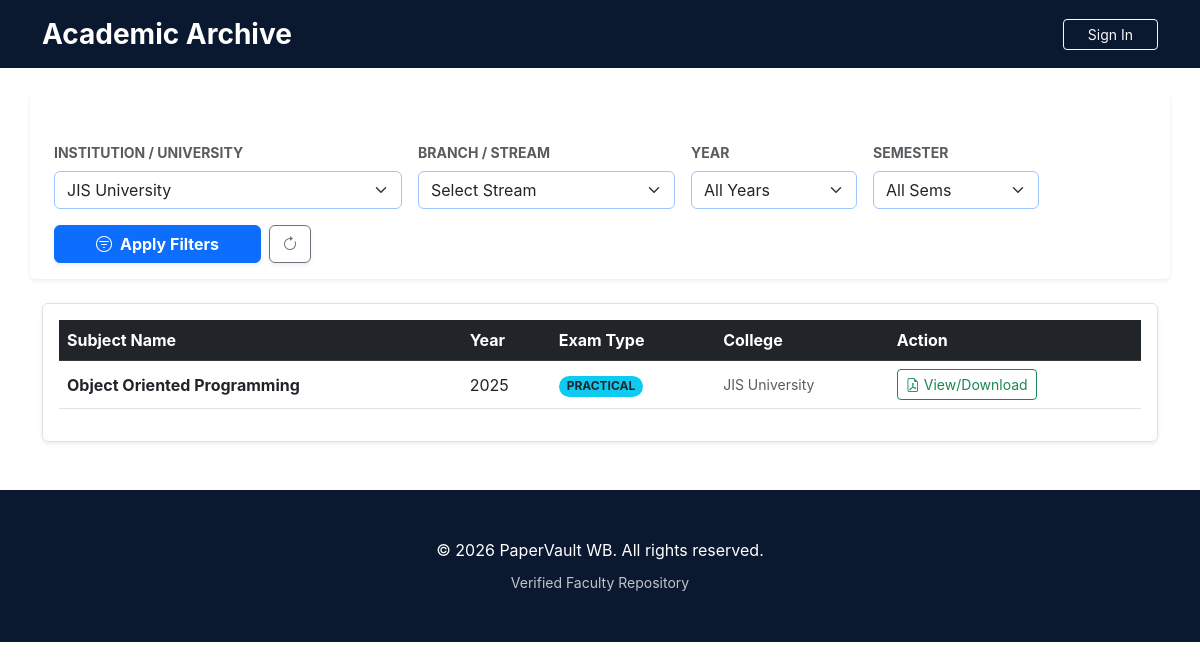
Screenshot of /search/?college=2 with the database file from the repository.
### papers/models.py (models this page shows, shortened)
class Paper(models.Model):
    EXAM_TYPES = [
        ('INTERNAL', 'Internal / CA'),
        ('SEMESTER', 'Semester (End-Sem)'),
        ('PRACTICAL', 'Practical Exam'),
    ]
    title = models.CharField(max_length=200)
    college = models.ForeignKey('colleges.College', on_delete=models.CASCADE)
    stream = models.ForeignKey('colleges.Stream', on_delete=models.CASCADE)
    semester = models.IntegerField(choices=[(i, f"Semester {i}") for i in range(1, 9)])
    year = models.IntegerField()
    subject_name = models.CharField(max_length=150)
    subject_code = models.CharField(max_length=20)
    exam_type = models.CharField(max_length=20, choices=EXAM_TYPES)
    pdf_file = models.FileField(upload_to='papers/%Y/%m/')
    uploaded_by = models.ForeignKey(User, on_delete=models.SET_NULL, null=True)
    uploaded_at = models.DateTimeField(auto_now_add=True)

### colleges/models.py (models this page shows, shortened)
class College(models.Model):
    UNIVERSITY_CHOICES = [
        ('MAKAUT', 'MAKAUT (formerly WBUT)'),
        ('JU', 'Jadavpur University'),
        ('CU', 'Calcutta University'),
        ('AUTONOMOUS', 'Autonomous Institution'),
    ]
    name = models.CharField(max_length=255)
    slug = models.SlugField(unique=True)
    university = models.CharField(max_length=20, choices=UNIVERSITY_CHOICES)
    logo = models.ImageField(upload_to='college_logos/', blank=True)

### papers/views.py (the view)
# urls.py: path('search/', views.paper_search, name='papers'),
def paper_search(request):
    papers = Paper.objects.all().order_by('-year')
    college_id = request.GET.get('college')
    stream_id = request.GET.get('stream')
    sem = request.GET.get('semester')
    year = request.GET.get('year')
    if college_id: papers = papers.filter(college_id=college_id)
    if stream_id: papers = papers.filter(stream_id=stream_id)
    if sem: papers = papers.filter(semester=sem)
    if year: papers = papers.filter(year=year)
    current_year = datetime.datetime.now().year
    year_range = range(current_year, current_year - 10, -1)
    context = {
        'papers': papers,
        'colleges': College.objects.all(),
        'streams': Stream.objects.all(),
        'year_range': year_range,
    }
    return render(request, 'papers.html', context)

### templates/papers.html (shortened to what this page needs)
{% extends 'base.html' %}
{% block content %}
<div class="container mt-4">
    <div class="card shadow-sm border-0 mb-4 p-3 animate-fadeIn row">
        <form method="GET" action="{% url 'papers' %}" class="row g-3 align-items-end">
            <div class="col-md-4">
                <label class="form-label fw-bold small text-muted text-uppercase">Institution / University</label>
                <select name="college" class="form-select shadow-none border-primary-subtle">
                    {% for c in colleges %}
                    <option value="{{c.id}}" {% if request.GET.college == c.id|stringformat:"s" %}selected{% endif %}>{{c.name}}</option>
                    {% endfor %}
                </select>
            </div>
            <div class="col-md-3">
                <label class="form-label fw-bold small text-muted text-uppercase">Branch / Stream</label>
                <select name="stream" class="form-select shadow-none border-primary-subtle">
                    <option value="">Select Stream</option>
                </select>
            </div>
            <div class="col-md-2">
                <label class="form-label fw-bold small text-muted text-uppercase">Year</label>
                    <select name="year" class="form-select shadow-none border-primary-subtle">
                        <option value="">All Years</option>
                    </select>
            </div>
            <div class="col-md-2">
                <label class="form-label fw-bold small text-muted text-uppercase">Semester</label>
                <select name="semester" class="form-select shadow-none border-primary-subtle">
                    <option value="">All Sems</option>
                </select>
            </div>
            <div class="col-md-3">
                <div class="d-flex gap-2">
                    <button type="submit" class="btn btn-primary w-100 shadow-sm fw-bold">
                        <i class="bi bi-filter-circle me-2"></i>Apply Filters
                    </button>
                    <a href="{% url 'papers' %}" class="btn btn-outline-secondary shadow-sm">
                        <i class="bi bi-arrow-clockwise"></i>
                    </a>
                </div>
            </div>
        </form>
    </div>
    <div class="table-responsive bg-white p-3 shadow-sm rounded border">
        <table class="table table-hover align-middle">
            <thead class="table-dark">
                <tr>
                    <th>Subject Name</th>
                    <th>Year</th>
                    <th>Exam Type</th>
                    <th>College</th>
                    <th>Action</th>
                </tr>
            </thead>
            <tbody>
                {% for paper in papers %}
                <tr>
                    <td class="fw-bold">{{ paper.subject_name }}</td>
                    <td>{{ paper.year }}</td>
                    <td><span class="badge rounded-pill bg-info text-dark">{{ paper.exam_type }}</span></td>
                    <td class="small text-muted">{{ paper.college.name }}</td>
                    <td>
                        <a href="{{ paper.pdf_file.url }}" class="btn btn-sm btn-outline-success" target="_blank">
                            <i class="bi bi-file-earmark-pdf me-1"></i>View/Download
                        </a>
                    </td>
                </tr>
                {% endfor %}
            </tbody>
        </table>
    </div>
</div>
{% endblock %}

### static/css/style.css (style rules this page uses)
:root { --nav-footer-bg: #0a192f; --accent-blue: #0056b3; --text-dark: #1a1a1a; --border-glow: rgba(0, 86, 179, 0.3); }
body { background-color: #ffffff; color: var(--text-dark); font-family: 'Inter', sans-serif; }

### rows the page displays
Paper: subject_name "Object Oriented Programming", year "2025", exam_type "PRACTICAL", college.name "JIS University"

### other values shown
form field college "JIS University"
